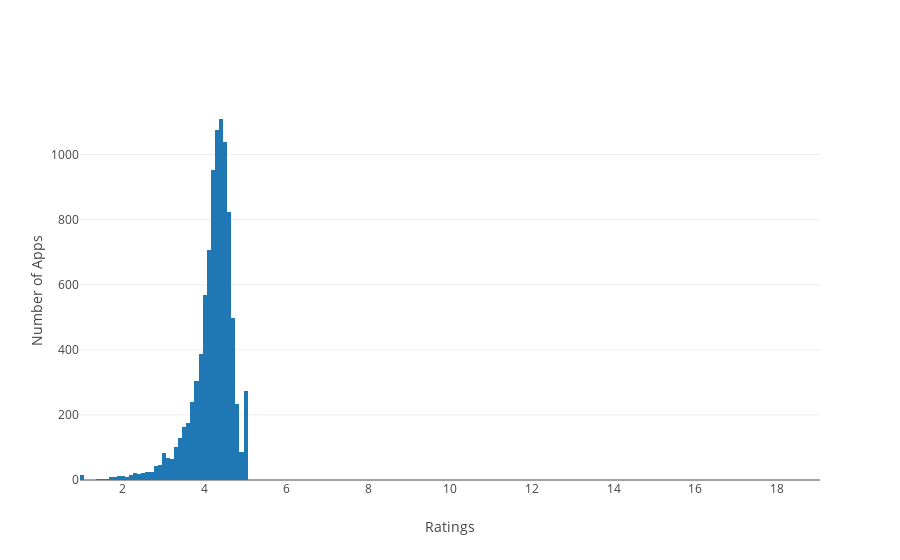

The cell this chart's notebook holds for it:
### Code cell
layout = go.Layout(
    xaxis=dict(title='Ratings'),yaxis=dict(title='Number of Apps'))
data = [go.Histogram(x=df_apps["Rating"])]
fig = go.Figure(data=data, layout=layout)
iplot(fig, filename='basic histogram')

### Figure 1 — Plotly figure (JSON) as saved in the notebook; plotly's stock layout.template omitted (floating-point values rounded to 4 significant figures; data arrays with more than 128 entries replaced by an {"elided": "..."} marker saying what was removed)
{"data": [{"type": "histogram", "uid": "0a8c0361-0173-441e-9a79-44e124d59f4e", "x": {"elided": "9367 float values"}}], "layout": {"xaxis": {"title": {"text": "Ratings"}}, "yaxis": {"title": {"text": "Number of Apps"}}}}
